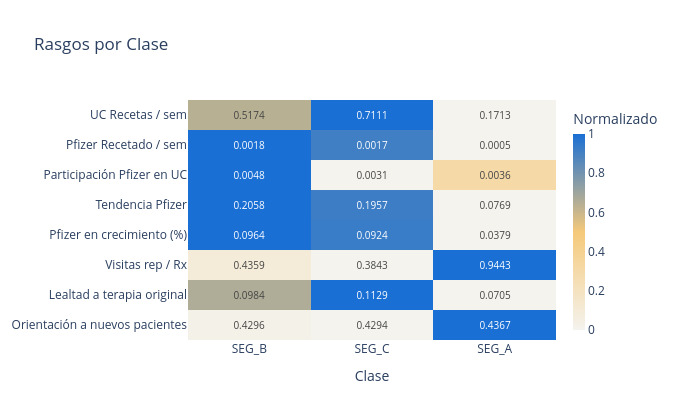

Write notebook code for a chart like this one.
### Markdown cell above
## Rasgos por Clase

### Code cell
FEAT_MAP = {
    "UC_TRX_mean":                 "UC Recetas / sem",
    "BRAND1_TRX_mean":             "Pfizer Recetado / sem",
    "brand1_share_of_uc":          "Participación Pfizer en UC",
    "BRAND1_TRX_trend_ratio":      "Tendencia Pfizer",
    "BRAND1_TRX_is_growing":       "Pfizer en crecimiento (%)",
    "details_per_trx":             "Visitas rep / Rx",
    "established_therapy_loyalty": "Lealtad a terapia original",
    "new_patient_orientation":     "Orientación a nuevos pacientes",
}

seg_means = labeled.groupby("ATSEG_LABEL")[list(FEAT_MAP.keys())].mean()
seg_means = seg_means.loc[SEG_ORDER].rename(columns=FEAT_MAP)

seg_norm = (seg_means - seg_means.min()) / (seg_means.max() - seg_means.min() + 1e-9)

# z: features × segments
z         = seg_norm.T.values          # shape (8 feats, 3 segs)
text_raw  = seg_means.T.values         # raw values for annotation

feat_names = list(FEAT_MAP.values())
text_annot = [[f"{text_raw[fi, si]:.4f}" for si in range(len(SEG_ORDER))]
              for fi in range(len(feat_names))]

font_colors = [
    ["white" if z[fi, si] > 0.5 else "#1A1F2E"
     for si in range(len(SEG_ORDER))]
    for fi in range(len(feat_names))
]

fig = go.Figure(go.Heatmap(
    z=z,
    x=SEG_ORDER,
    y=feat_names,
    colorscale=[[0, "#F4F3EE"], [0.5, "#F5C97A"], [1, "#1A6FD4"]],
    zmin=0, zmax=1,
    text=text_annot,
    texttemplate="%{text}",
    textfont=dict(size=10),
    colorbar=dict(title="Normalizado", thickness=12),
    showscale=True,
))
fig.update_layout(
    title="Rasgos por Clase",
    template="plotly_white",
    xaxis=dict(title="Clase", side="bottom"),
    yaxis=dict(autorange="reversed"),
    width=680, height=420,
)
fig.show()

### Figure 1 — Plotly figure (JSON) as saved in the notebook; plotly's stock layout.template omitted (floating-point values rounded to 4 significant figures)
{"data": [{"colorbar": {"thickness": 12, "title": {"text": "Normalizado"}}, "colorscale": [[0, "#F4F3EE"], [0.5, "#F5C97A"], [1, "#1A6FD4"]], "showscale": true, "text": [["0.5174", "0.7111", "0.1713"], ["0.0018", "0.0017", "0.0005"], ["0.0048", "0.0031", "0.0036"], ["0.2058", "0.1957", "0.0769"], ["0.0964", "0.0924", "0.0379"], ["0.4359", "0.3843", "0.9443"], ["0.0984", "0.1129", "0.0705"], ["0.4296", "0.4294", "0.4367"]], "textfont": {"size": 10}, "texttemplate": "%{text}", "type": "heatmap", "x": ["SEG_B", "SEG_C", "SEG_A"], "y": ["UC Recetas / sem", "Pfizer Recetado / sem", "Participación Pfizer en UC", "Tendencia Pfizer", "Pfizer en crecimiento (%)", "Visitas rep / Rx", "Lealtad a terapia original", "Orientación a nuevos pacientes"], "z": [[0.6412, 1.0, 0.0], [1.0, 0.9134, 0.0], [1.0, 0.0, 0.308], [1.0, 0.9214, 0.0], [1.0, 0.93, 0.0], [0.09222, 0.0, 1.0], [0.6591, 1.0, 0.0], [0.02302, 0.0, 1.0]], "zmax": 1, "zmin": 0}], "layout": {"height": 420, "title": {"text": "Rasgos por Clase"}, "width": 680, "xaxis": {"side": "bottom", "title": {"text": "Clase"}}, "yaxis": {"autorange": "reversed"}}}
